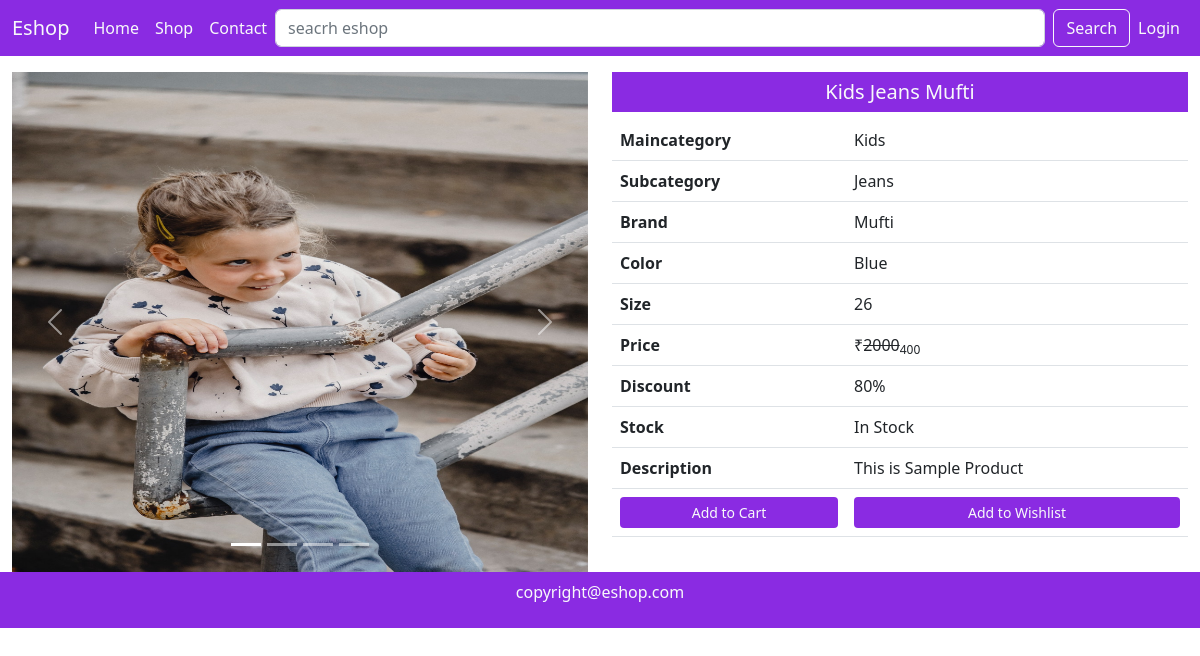
The app's page /single_product/3/ with its own data.
### mainApp/models.py (models this page shows, shortened)
class Product(models.Model):
    id = models.AutoField(primary_key=True)
    name = models.CharField(max_length=50)
    maincategory = models.ForeignKey(Maincategory,on_delete=models.CASCADE)
    subcategory = models.ForeignKey(Subcategory,on_delete=models.CASCADE)
    brand = models.ForeignKey(Brand,on_delete=models.CASCADE)
    color = models.CharField(max_length=20)
    size = models.CharField(max_length=20)
    stock = models.CharField(max_length=20,default="In Stock",null=True,blank=True)
    description = models.TextField()
    baseprice = models.IntegerField()
    discount = models.IntegerField(default=0,null=True,blank=True)
    finalprice = models.IntegerField()
    pic1 = models.ImageField(upload_to="uploads",default="",null=True,blank=True)
    pic2 = models.ImageField(upload_to="uploads",default="",null=True,blank=True)
    pic3 = models.ImageField(upload_to="uploads",default="",null=True,blank=True)
    pic4 = models.ImageField(upload_to="uploads",default="",null=True,blank=True)

class Maincategory(models.Model):
    id = models.AutoField(primary_key=True)
    name = models.CharField(max_length=20)
    def __str__(self):
        return self.name

class Subcategory(models.Model):
    id = models.AutoField(primary_key=True)
    name = models.CharField(max_length=20)
    def __str__(self):
        return self.name

class Brand(models.Model):
    id = models.AutoField(primary_key=True)
    name = models.CharField(max_length=20)
    def __str__(self):
        return self.name

### mainApp/views.py (the view)
# urls.py: path('single_product/<int:id>/',views.singleProduct),
def singleProduct(Request,id):
    data = Product.objects.get(id=id)
    return render(Request,"single_product.html",{'data':data})

### mainApp/templates/single_product.html (shortened to what this page needs)
{% extends 'index.html' %}
{% block content %}
<div class="container-fluid mt-3">
    <div class="row">
        <div class="col-md-6 col-12">
            <div id="carouselExampleIndicators" class="carousel slide" data-bs-ride="true">
                <div class="carousel-indicators">
                    <button type="button" data-bs-target="#carouselExampleIndicators" data-bs-slide-to="0"
                        class="active" aria-current="true" aria-label="Slide 1"></button>
                    <button type="button" data-bs-target="#carouselExampleIndicators" data-bs-slide-to="1"
                        aria-label="Slide 2"></button>
                    <button type="button" data-bs-target="#carouselExampleIndicators" data-bs-slide-to="2"
                        aria-label="Slide 3"></button>
                    <button type="button" data-bs-target="#carouselExampleIndicators" data-bs-slide-to="3"
                        aria-label="Slide 4"></button>
                </div>
                <div class="carousel-inner">
                    <div class="carousel-item active">
                        <img src="{{data.pic1.url}}" height="500px" class="d-block w-100" alt="...">
                    </div>
                </div>
                <button class="carousel-control-prev" type="button" data-bs-target="#carouselExampleIndicators"
                    data-bs-slide="prev">
                    <span class="carousel-control-prev-icon" aria-hidden="true"></span>
                </button>
                <button class="carousel-control-next" type="button" data-bs-target="#carouselExampleIndicators"
                    data-bs-slide="next">
                    <span class="carousel-control-next-icon" aria-hidden="true"></span>
                </button>
            </div>
        </div>
        <div class="col-md-6 col-12">
            <h5 class="background text-light text-center p-2">{{data.name}}</h5>
            <div class="table-responsive">
                <table class="table">
                    <tr>
                        <th>Maincategory</th>
                        <td>{{data.maincategory}}</td>
                    </tr>
                    <tr>
                        <th>Subcategory</th>
                        <td>{{data.subcategory}}</td>
                    </tr>
                    <tr>
                        <th>Brand</th>
                        <td>{{data.brand}}</td>
                    </tr>
                    <tr>
                        <th>Color</th>
                        <td>{{data.color}}</td>
                    </tr>
                    <tr>
                        <th>Size</th>
                        <td>{{data.size}}</td>
                    </tr>
                    <tr>
                        <th>Price</th>
                        <td>&#8377;<del>{{data.baseprice}}</del><sub>{{data.finalprice}}</sub></td>
                    </tr>
                    <tr>
                        <th>Discount</th>
                        <td>{{data.discount}}%</td>
                    </tr>
                    <tr>
                        <th>Stock</th>
                        <td>{{data.stock}}</td>
                    </tr>
                    <tr>
                        <th>Description</th>
                        <td>{{data.description}}</td>
                    </tr>
                    <tr>
                        <th><a href="/add-to-cart/{{data.id}}/" class="btn background text-light mybtn w-100 btn-sm">Add to Cart</a></th>
                        <td><a href="/add-to-wishlist/{{data.id}}/" class="btn background text-light mybtn w-100 btn-sm">Add to Wishlist</a></td>
                    </tr>
                </table>
            </div>
        </div>
    </div>
</div>
{% endblock content %}

### mainApp/static/css/style.css (style rules this page uses)
.background { background-color: blueviolet; }

### records on screen
Product: pic1 (picture), name "Kids Jeans Mufti", maincategory "Kids", subcategory "Jeans", brand "Mufti", color "Blue", size "26", baseprice "2000", finalprice "400", discount "80", stock "In Stock", description "This is Sample Product"
